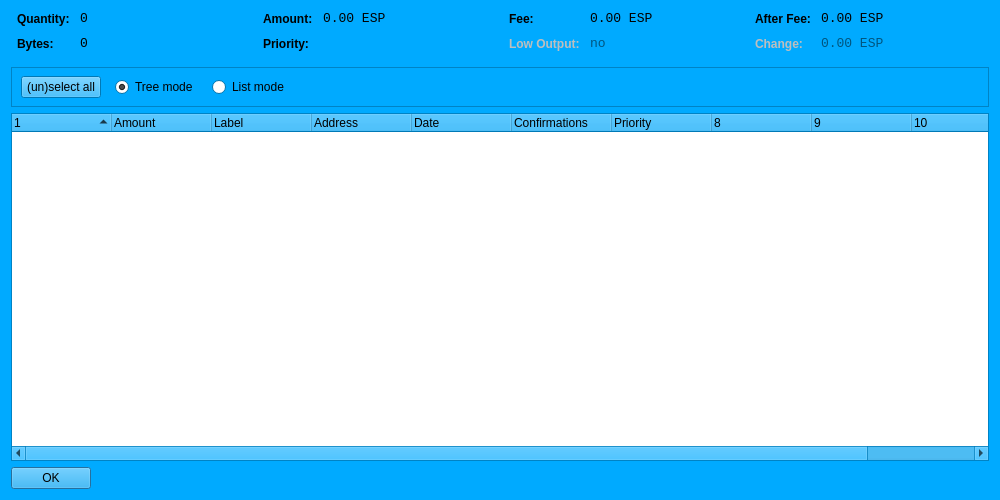
<?xml version="1.0" encoding="UTF-8"?>
<ui version="4.0">
 <class>CoinControlDialog</class>
 <widget class="QDialog" name="CoinControlDialog">
  <property name="geometry">
   <rect>
    <x>0</x>
    <y>0</y>
    <width>1000</width>
    <height>500</height>
   </rect>
  </property>
  <property name="palette">
   <palette>
    <active>
     <colorrole role="WindowText">
      <brush brushstyle="SolidPattern">
       <color alpha="255">
        <red>0</red>
        <green>0</green>
        <blue>0</blue>
       </color>
      </brush>
     </colorrole>
     <colorrole role="Button">
      <brush brushstyle="SolidPattern">
       <color alpha="255">
        <red>0</red>
        <green>170</green>
        <blue>255</blue>
       </color>
      </brush>
     </colorrole>
     <colorrole role="Light">
      <brush brushstyle="SolidPattern">
       <color alpha="255">
        <red>127</red>
        <green>213</green>
        <blue>255</blue>
       </color>
      </brush>
     </colorrole>
     <colorrole role="Midlight">
      <brush brushstyle="SolidPattern">
       <color alpha="255">
        <red>63</red>
        <green>191</green>
        <blue>255</blue>
       </color>
      </brush>
     </colorrole>
     <colorrole role="Dark">
      <brush brushstyle="SolidPattern">
       <color alpha="255">
        <red>0</red>
        <green>85</green>
        <blue>127</blue>
       </color>
      </brush>
     </colorrole>
     <colorrole role="Mid">
      <brush brushstyle="SolidPattern">
       <color alpha="255">
        <red>0</red>
        <green>113</green>
        <blue>170</blue>
       </color>
      </brush>
     </colorrole>
     <colorrole role="Text">
      <brush brushstyle="SolidPattern">
       <color alpha="255">
        <red>0</red>
        <green>0</green>
        <blue>0</blue>
       </color>
      </brush>
     </colorrole>
     <colorrole role="BrightText">
      <brush brushstyle="SolidPattern">
       <color alpha="255">
        <red>255</red>
        <green>255</green>
        <blue>255</blue>
       </color>
      </brush>
     </colorrole>
     <colorrole role="ButtonText">
      <brush brushstyle="SolidPattern">
       <color alpha="255">
        <red>0</red>
        <green>0</green>
        <blue>0</blue>
       </color>
      </brush>
     </colorrole>
     <colorrole role="Base">
      <brush brushstyle="SolidPattern">
       <color alpha="255">
        <red>255</red>
        <green>255</green>
        <blue>255</blue>
       </color>
      </brush>
     </colorrole>
     <colorrole role="Window">
      <brush brushstyle="SolidPattern">
       <color alpha="255">
        <red>0</red>
        <green>170</green>
        <blue>255</blue>
       </color>
      </brush>
     </colorrole>
     <colorrole role="Shadow">
      <brush brushstyle="SolidPattern">
       <color alpha="255">
        <red>0</red>
        <green>0</green>
        <blue>0</blue>
       </color>
      </brush>
     </colorrole>
     <colorrole role="AlternateBase">
      <brush brushstyle="SolidPattern">
       <color alpha="255">
        <red>127</red>
        <green>212</green>
        <blue>255</blue>
       </color>
      </brush>
     </colorrole>
     <colorrole role="ToolTipBase">
      <brush brushstyle="SolidPattern">
       <color alpha="255">
        <red>255</red>
        <green>255</green>
        <blue>220</blue>
       </color>
      </brush>
     </colorrole>
     <colorrole role="ToolTipText">
      <brush brushstyle="SolidPattern">
       <color alpha="255">
        <red>0</red>
        <green>0</green>
        <blue>0</blue>
       </color>
      </brush>
     </colorrole>
    </active>
    <inactive>
     <colorrole role="WindowText">
      <brush brushstyle="SolidPattern">
       <color alpha="255">
        <red>0</red>
        <green>0</green>
        <blue>0</blue>
       </color>
      </brush>
     </colorrole>
     <colorrole role="Button">
      <brush brushstyle="SolidPattern">
       <color alpha="255">
        <red>0</red>
        <green>170</green>
        <blue>255</blue>
       </color>
      </brush>
     </colorrole>
     <colorrole role="Light">
      <brush brushstyle="SolidPattern">
       <color alpha="255">
        <red>127</red>
        <green>213</green>
        <blue>255</blue>
       </color>
      </brush>
     </colorrole>
     <colorrole role="Midlight">
      <brush brushstyle="SolidPattern">
       <color alpha="255">
        <red>63</red>
        <green>191</green>
        <blue>255</blue>
       </color>
      </brush>
     </colorrole>
     <colorrole role="Dark">
      <brush brushstyle="SolidPattern">
       <color alpha="255">
        <red>0</red>
        <green>85</green>
        <blue>127</blue>
       </color>
      </brush>
     </colorrole>
     <colorrole role="Mid">
      <brush brushstyle="SolidPattern">
       <color alpha="255">
        <red>0</red>
        <green>113</green>
        <blue>170</blue>
       </color>
      </brush>
     </colorrole>
     <colorrole role="Text">
      <brush brushstyle="SolidPattern">
       <color alpha="255">
        <red>0</red>
        <green>0</green>
        <blue>0</blue>
       </color>
      </brush>
     </colorrole>
     <colorrole role="BrightText">
      <brush brushstyle="SolidPattern">
       <color alpha="255">
        <red>255</red>
        <green>255</green>
        <blue>255</blue>
       </color>
      </brush>
     </colorrole>
     <colorrole role="ButtonText">
      <brush brushstyle="SolidPattern">
       <color alpha="255">
        <red>0</red>
        <green>0</green>
        <blue>0</blue>
       </color>
      </brush>
     </colorrole>
     <colorrole role="Base">
      <brush brushstyle="SolidPattern">
       <color alpha="255">
        <red>255</red>
        <green>255</green>
        <blue>255</blue>
       </color>
      </brush>
     </colorrole>
     <colorrole role="Window">
      <brush brushstyle="SolidPattern">
       <color alpha="255">
        <red>0</red>
        <green>170</green>
        <blue>255</blue>
       </color>
      </brush>
     </colorrole>
     <colorrole role="Shadow">
      <brush brushstyle="SolidPattern">
       <color alpha="255">
        <red>0</red>
        <green>0</green>
        <blue>0</blue>
       </color>
      </brush>
     </colorrole>
     <colorrole role="AlternateBase">
      <brush brushstyle="SolidPattern">
       <color alpha="255">
        <red>127</red>
        <green>212</green>
        <blue>255</blue>
       </color>
      </brush>
     </colorrole>
     <colorrole role="ToolTipBase">
      <brush brushstyle="SolidPattern">
       <color alpha="255">
        <red>255</red>
        <green>255</green>
        <blue>220</blue>
       </color>
      </brush>
     </colorrole>
     <colorrole role="ToolTipText">
      <brush brushstyle="SolidPattern">
       <color alpha="255">
        <red>0</red>
        <green>0</green>
        <blue>0</blue>
       </color>
      </brush>
     </colorrole>
    </inactive>
    <disabled>
     <colorrole role="WindowText">
      <brush brushstyle="SolidPattern">
       <color alpha="255">
        <red>0</red>
        <green>85</green>
        <blue>127</blue>
       </color>
      </brush>
     </colorrole>
     <colorrole role="Button">
      <brush brushstyle="SolidPattern">
       <color alpha="255">
        <red>0</red>
        <green>170</green>
        <blue>255</blue>
       </color>
      </brush>
     </colorrole>
     <colorrole role="Light">
      <brush brushstyle="SolidPattern">
       <color alpha="255">
        <red>127</red>
        <green>213</green>
        <blue>255</blue>
       </color>
      </brush>
     </colorrole>
     <colorrole role="Midlight">
      <brush brushstyle="SolidPattern">
       <color alpha="255">
        <red>63</red>
        <green>191</green>
        <blue>255</blue>
       </color>
      </brush>
     </colorrole>
     <colorrole role="Dark">
      <brush brushstyle="SolidPattern">
       <color alpha="255">
        <red>0</red>
        <green>85</green>
        <blue>127</blue>
       </color>
      </brush>
     </colorrole>
     <colorrole role="Mid">
      <brush brushstyle="SolidPattern">
       <color alpha="255">
        <red>0</red>
        <green>113</green>
        <blue>170</blue>
       </color>
      </brush>
     </colorrole>
     <colorrole role="Text">
      <brush brushstyle="SolidPattern">
       <color alpha="255">
        <red>0</red>
        <green>85</green>
        <blue>127</blue>
       </color>
      </brush>
     </colorrole>
     <colorrole role="BrightText">
      <brush brushstyle="SolidPattern">
       <color alpha="255">
        <red>255</red>
        <green>255</green>
        <blue>255</blue>
       </color>
      </brush>
     </colorrole>
     <colorrole role="ButtonText">
      <brush brushstyle="SolidPattern">
       <color alpha="255">
        <red>0</red>
        <green>85</green>
        <blue>127</blue>
       </color>
      </brush>
     </colorrole>
     <colorrole role="Base">
      <brush brushstyle="SolidPattern">
       <color alpha="255">
        <red>0</red>
        <green>170</green>
        <blue>255</blue>
       </color>
      </brush>
     </colorrole>
     <colorrole role="Window">
      <brush brushstyle="SolidPattern">
       <color alpha="255">
        <red>0</red>
        <green>170</green>
        <blue>255</blue>
       </color>
      </brush>
     </colorrole>
     <colorrole role="Shadow">
      <brush brushstyle="SolidPattern">
       <color alpha="255">
        <red>0</red>
        <green>0</green>
        <blue>0</blue>
       </color>
      </brush>
     </colorrole>
     <colorrole role="AlternateBase">
      <brush brushstyle="SolidPattern">
       <color alpha="255">
        <red>0</red>
        <green>170</green>
        <blue>255</blue>
       </color>
      </brush>
     </colorrole>
     <colorrole role="ToolTipBase">
      <brush brushstyle="SolidPattern">
       <color alpha="255">
        <red>255</red>
        <green>255</green>
        <blue>220</blue>
       </color>
      </brush>
     </colorrole>
     <colorrole role="ToolTipText">
      <brush brushstyle="SolidPattern">
       <color alpha="255">
        <red>0</red>
        <green>0</green>
        <blue>0</blue>
       </color>
      </brush>
     </colorrole>
    </disabled>
   </palette>
  </property>
  <property name="windowTitle">
   <string>Coin Control</string>
  </property>
  <layout class="QVBoxLayout" name="verticalLayout">
   <item>
    <layout class="QHBoxLayout" name="horizontalLayoutTop" stretch="0,0,0,0">
     <property name="topMargin">
      <number>0</number>
     </property>
     <property name="bottomMargin">
      <number>10</number>
     </property>
     <item>
      <layout class="QFormLayout" name="formLayoutCoinControl1">
       <property name="horizontalSpacing">
        <number>10</number>
       </property>
       <property name="verticalSpacing">
        <number>10</number>
       </property>
       <property name="leftMargin">
        <number>6</number>
       </property>
       <property name="rightMargin">
        <number>6</number>
       </property>
       <item row="0" column="0">
        <widget class="QLabel" name="labelCoinControlQuantityText">
         <property name="styleSheet">
          <string notr="true">font-weight:bold;</string>
         </property>
         <property name="text">
          <string>Quantity:</string>
         </property>
        </widget>
       </item>
       <item row="0" column="1">
        <widget class="QLabel" name="labelCoinControlQuantity">
         <property name="font">
          <font>
           <family>Monospace</family>
           <pointsize>10</pointsize>
          </font>
         </property>
         <property name="cursor">
          <cursorShape>IBeamCursor</cursorShape>
         </property>
         <property name="contextMenuPolicy">
          <enum>Qt::ActionsContextMenu</enum>
         </property>
         <property name="text">
          <string notr="true">0</string>
         </property>
         <property name="textInteractionFlags">
          <set>Qt::LinksAccessibleByMouse|Qt::TextSelectableByKeyboard|Qt::TextSelectableByMouse</set>
         </property>
        </widget>
       </item>
       <item row="1" column="0">
        <widget class="QLabel" name="labelCoinControlBytesText">
         <property name="styleSheet">
          <string notr="true">font-weight:bold;</string>
         </property>
         <property name="text">
          <string>Bytes:</string>
         </property>
        </widget>
       </item>
       <item row="1" column="1">
        <widget class="QLabel" name="labelCoinControlBytes">
         <property name="font">
          <font>
           <family>Monospace</family>
           <pointsize>10</pointsize>
          </font>
         </property>
         <property name="cursor">
          <cursorShape>IBeamCursor</cursorShape>
         </property>
         <property name="contextMenuPolicy">
          <enum>Qt::ActionsContextMenu</enum>
         </property>
         <property name="text">
          <string notr="true">0</string>
         </property>
         <property name="textInteractionFlags">
          <set>Qt::LinksAccessibleByMouse|Qt::TextSelectableByKeyboard|Qt::TextSelectableByMouse</set>
         </property>
        </widget>
       </item>
      </layout>
     </item>
     <item>
      <layout class="QFormLayout" name="formLayoutCoinControl2">
       <property name="horizontalSpacing">
        <number>10</number>
       </property>
       <property name="verticalSpacing">
        <number>10</number>
       </property>
       <property name="leftMargin">
        <number>6</number>
       </property>
       <property name="rightMargin">
        <number>6</number>
       </property>
       <item row="0" column="0">
        <widget class="QLabel" name="labelCoinControlAmountText">
         <property name="styleSheet">
          <string notr="true">font-weight:bold;</string>
         </property>
         <property name="text">
          <string>Amount:</string>
         </property>
        </widget>
       </item>
       <item row="0" column="1">
        <widget class="QLabel" name="labelCoinControlAmount">
         <property name="font">
          <font>
           <family>Monospace</family>
           <pointsize>10</pointsize>
          </font>
         </property>
         <property name="cursor">
          <cursorShape>IBeamCursor</cursorShape>
         </property>
         <property name="contextMenuPolicy">
          <enum>Qt::ActionsContextMenu</enum>
         </property>
         <property name="text">
          <string notr="true">0.00 ESP</string>
         </property>
         <property name="textInteractionFlags">
          <set>Qt::LinksAccessibleByMouse|Qt::TextSelectableByKeyboard|Qt::TextSelectableByMouse</set>
         </property>
        </widget>
       </item>
       <item row="1" column="0">
        <widget class="QLabel" name="labelCoinControlPriorityText">
         <property name="styleSheet">
          <string notr="true">font-weight:bold;</string>
         </property>
         <property name="text">
          <string>Priority:</string>
         </property>
        </widget>
       </item>
       <item row="1" column="1">
        <widget class="QLabel" name="labelCoinControlPriority">
         <property name="font">
          <font>
           <family>Monospace</family>
           <pointsize>10</pointsize>
          </font>
         </property>
         <property name="cursor">
          <cursorShape>IBeamCursor</cursorShape>
         </property>
         <property name="contextMenuPolicy">
          <enum>Qt::ActionsContextMenu</enum>
         </property>
         <property name="text">
          <string/>
         </property>
         <property name="textInteractionFlags">
          <set>Qt::LinksAccessibleByMouse|Qt::TextSelectableByKeyboard|Qt::TextSelectableByMouse</set>
         </property>
        </widget>
       </item>
      </layout>
     </item>
     <item>
      <layout class="QFormLayout" name="formLayoutCoinControl3">
       <property name="horizontalSpacing">
        <number>10</number>
       </property>
       <property name="verticalSpacing">
        <number>10</number>
       </property>
       <property name="leftMargin">
        <number>6</number>
       </property>
       <property name="rightMargin">
        <number>6</number>
       </property>
       <item row="0" column="0">
        <widget class="QLabel" name="labelCoinControlFeeText">
         <property name="styleSheet">
          <string notr="true">font-weight:bold;</string>
         </property>
         <property name="text">
          <string>Fee:</string>
         </property>
        </widget>
       </item>
       <item row="0" column="1">
        <widget class="QLabel" name="labelCoinControlFee">
         <property name="font">
          <font>
           <family>Monospace</family>
           <pointsize>10</pointsize>
          </font>
         </property>
         <property name="cursor">
          <cursorShape>IBeamCursor</cursorShape>
         </property>
         <property name="contextMenuPolicy">
          <enum>Qt::ActionsContextMenu</enum>
         </property>
         <property name="text">
          <string notr="true">0.00 ESP</string>
         </property>
         <property name="textInteractionFlags">
          <set>Qt::LinksAccessibleByMouse|Qt::TextSelectableByKeyboard|Qt::TextSelectableByMouse</set>
         </property>
        </widget>
       </item>
       <item row="1" column="0">
        <widget class="QLabel" name="labelCoinControlLowOutputText">
         <property name="enabled">
          <bool>false</bool>
         </property>
         <property name="styleSheet">
          <string notr="true">font-weight:bold;</string>
         </property>
         <property name="text">
          <string>Low Output:</string>
         </property>
        </widget>
       </item>
       <item row="1" column="1">
        <widget class="QLabel" name="labelCoinControlLowOutput">
         <property name="enabled">
          <bool>false</bool>
         </property>
         <property name="font">
          <font>
           <family>Monospace</family>
           <pointsize>10</pointsize>
          </font>
         </property>
         <property name="cursor">
          <cursorShape>IBeamCursor</cursorShape>
         </property>
         <property name="contextMenuPolicy">
          <enum>Qt::ActionsContextMenu</enum>
         </property>
         <property name="text">
          <string notr="true">no</string>
         </property>
         <property name="textInteractionFlags">
          <set>Qt::LinksAccessibleByMouse|Qt::TextSelectableByKeyboard|Qt::TextSelectableByMouse</set>
         </property>
        </widget>
       </item>
      </layout>
     </item>
     <item>
      <layout class="QFormLayout" name="formLayoutCoinControl4">
       <property name="horizontalSpacing">
        <number>10</number>
       </property>
       <property name="verticalSpacing">
        <number>10</number>
       </property>
       <property name="leftMargin">
        <number>6</number>
       </property>
       <property name="rightMargin">
        <number>6</number>
       </property>
       <item row="0" column="0">
        <widget class="QLabel" name="labelCoinControlAfterFeeText">
         <property name="styleSheet">
          <string notr="true">font-weight:bold;</string>
         </property>
         <property name="text">
          <string>After Fee:</string>
         </property>
        </widget>
       </item>
       <item row="0" column="1">
        <widget class="QLabel" name="labelCoinControlAfterFee">
         <property name="font">
          <font>
           <family>Monospace</family>
           <pointsize>10</pointsize>
          </font>
         </property>
         <property name="cursor">
          <cursorShape>IBeamCursor</cursorShape>
         </property>
         <property name="contextMenuPolicy">
          <enum>Qt::ActionsContextMenu</enum>
         </property>
         <property name="text">
          <string notr="true">0.00 ESP</string>
         </property>
         <property name="textInteractionFlags">
          <set>Qt::LinksAccessibleByMouse|Qt::TextSelectableByKeyboard|Qt::TextSelectableByMouse</set>
         </property>
        </widget>
       </item>
       <item row="1" column="0">
        <widget class="QLabel" name="labelCoinControlChangeText">
         <property name="enabled">
          <bool>false</bool>
         </property>
         <property name="styleSheet">
          <string notr="true">font-weight:bold;</string>
         </property>
         <property name="text">
          <string>Change:</string>
         </property>
        </widget>
       </item>
       <item row="1" column="1">
        <widget class="QLabel" name="labelCoinControlChange">
         <property name="enabled">
          <bool>false</bool>
         </property>
         <property name="font">
          <font>
           <family>Monospace</family>
           <pointsize>10</pointsize>
          </font>
         </property>
         <property name="cursor">
          <cursorShape>IBeamCursor</cursorShape>
         </property>
         <property name="contextMenuPolicy">
          <enum>Qt::ActionsContextMenu</enum>
         </property>
         <property name="text">
          <string notr="true">0.00 ESP</string>
         </property>
         <property name="textInteractionFlags">
          <set>Qt::LinksAccessibleByMouse|Qt::TextSelectableByKeyboard|Qt::TextSelectableByMouse</set>
         </property>
        </widget>
       </item>
      </layout>
     </item>
    </layout>
   </item>
   <item>
    <widget class="QFrame" name="frame">
     <property name="minimumSize">
      <size>
       <width>0</width>
       <height>40</height>
      </size>
     </property>
     <property name="frameShape">
      <enum>QFrame::StyledPanel</enum>
     </property>
     <property name="frameShadow">
      <enum>QFrame::Sunken</enum>
     </property>
     <widget class="QWidget" name="horizontalLayoutWidget">
      <property name="geometry">
       <rect>
        <x>10</x>
        <y>0</y>
        <width>781</width>
        <height>41</height>
       </rect>
      </property>
      <layout class="QHBoxLayout" name="horizontalLayoutPanel" stretch="0,0,0,0">
       <property name="spacing">
        <number>14</number>
       </property>
       <item>
        <widget class="QPushButton" name="pushButtonSelectAll">
         <property name="sizePolicy">
          <sizepolicy hsizetype="Maximum" vsizetype="Fixed">
           <horstretch>0</horstretch>
           <verstretch>0</verstretch>
          </sizepolicy>
         </property>
         <property name="text">
          <string>(un)select all</string>
         </property>
        </widget>
       </item>
       <item>
        <widget class="QRadioButton" name="radioTreeMode">
         <property name="sizePolicy">
          <sizepolicy hsizetype="Maximum" vsizetype="Fixed">
           <horstretch>0</horstretch>
           <verstretch>0</verstretch>
          </sizepolicy>
         </property>
         <property name="text">
          <string>Tree mode</string>
         </property>
         <property name="checked">
          <bool>true</bool>
         </property>
        </widget>
       </item>
       <item>
        <widget class="QRadioButton" name="radioListMode">
         <property name="sizePolicy">
          <sizepolicy hsizetype="Maximum" vsizetype="Fixed">
           <horstretch>0</horstretch>
           <verstretch>0</verstretch>
          </sizepolicy>
         </property>
         <property name="text">
          <string>List mode</string>
         </property>
        </widget>
       </item>
       <item>
        <spacer name="horizontalSpacer">
         <property name="orientation">
          <enum>Qt::Horizontal</enum>
         </property>
         <property name="sizeHint" stdset="0">
          <size>
           <width>40</width>
           <height>20</height>
          </size>
         </property>
        </spacer>
       </item>
      </layout>
     </widget>
    </widget>
   </item>
   <item>
    <widget class="CoinControlTreeWidget" name="treeWidget">
     <property name="contextMenuPolicy">
      <enum>Qt::CustomContextMenu</enum>
     </property>
     <property name="sortingEnabled">
      <bool>false</bool>
     </property>
     <property name="columnCount">
      <number>11</number>
     </property>
     <attribute name="headerShowSortIndicator" stdset="0">
      <bool>true</bool>
     </attribute>
     <attribute name="headerStretchLastSection">
      <bool>false</bool>
     </attribute>
     <column>
      <property name="text">
       <string/>
      </property>
     </column>
     <column>
      <property name="text">
       <string>Amount</string>
      </property>
     </column>
     <column>
      <property name="text">
       <string>Label</string>
      </property>
     </column>
     <column>
      <property name="text">
       <string>Address</string>
      </property>
     </column>
     <column>
      <property name="text">
       <string>Date</string>
      </property>
     </column>
     <column>
      <property name="text">
       <string>Confirmations</string>
      </property>
      <property name="toolTip">
       <string>Confirmed</string>
      </property>
     </column>
     <column>
      <property name="text">
       <string>Priority</string>
      </property>
     </column>
     <column>
      <property name="text">
       <string/>
      </property>
     </column>
     <column>
      <property name="text">
       <string/>
      </property>
     </column>
     <column>
      <property name="text">
       <string/>
      </property>
     </column>
     <column>
      <property name="text">
       <string/>
      </property>
     </column>
    </widget>
   </item>
   <item>
    <widget class="QDialogButtonBox" name="buttonBox">
     <property name="sizePolicy">
      <sizepolicy hsizetype="Maximum" vsizetype="Fixed">
       <horstretch>0</horstretch>
       <verstretch>0</verstretch>
      </sizepolicy>
     </property>
     <property name="orientation">
      <enum>Qt::Horizontal</enum>
     </property>
     <property name="standardButtons">
      <set>QDialogButtonBox::Ok</set>
     </property>
    </widget>
   </item>
  </layout>
 </widget>
 <customwidgets>
  <customwidget>
   <class>CoinControlTreeWidget</class>
   <extends>QTreeWidget</extends>
   <header>coincontroltreewidget.h</header>
  </customwidget>
 </customwidgets>
 <resources/>
 <connections/>
</ui>
